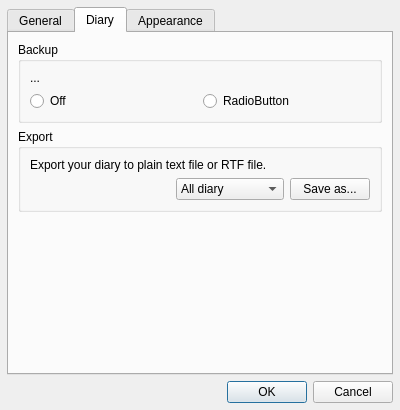
<?xml version="1.0" encoding="UTF-8"?>
<ui version="4.0">
 <class>Settings</class>
 <widget class="QDialog" name="Settings">
  <property name="windowModality">
   <enum>Qt::NonModal</enum>
  </property>
  <property name="geometry">
   <rect>
    <x>0</x>
    <y>0</y>
    <width>400</width>
    <height>410</height>
   </rect>
  </property>
  <property name="windowTitle">
   <string>Settings</string>
  </property>
  <property name="sizeGripEnabled">
   <bool>false</bool>
  </property>
  <property name="modal">
   <bool>false</bool>
  </property>
  <layout class="QVBoxLayout" name="verticalLayout">
   <property name="margin">
    <number>7</number>
   </property>
   <item>
    <widget class="QTabWidget" name="tabWidget">
     <property name="tabShape">
      <enum>QTabWidget::Rounded</enum>
     </property>
     <property name="currentIndex">
      <number>1</number>
     </property>
     <property name="documentMode">
      <bool>false</bool>
     </property>
     <property name="tabsClosable">
      <bool>false</bool>
     </property>
     <property name="movable">
      <bool>false</bool>
     </property>
     <widget class="QWidget" name="general">
      <attribute name="title">
       <string>General</string>
      </attribute>
      <layout class="QVBoxLayout" name="verticalLayout_6">
       <item>
        <layout class="QHBoxLayout" name="horizontalLayout_4">
         <item>
          <widget class="QLabel" name="label_2">
           <property name="sizePolicy">
            <sizepolicy hsizetype="Maximum" vsizetype="Preferred">
             <horstretch>0</horstretch>
             <verstretch>0</verstretch>
            </sizepolicy>
           </property>
           <property name="text">
            <string>Language:</string>
           </property>
          </widget>
         </item>
         <item>
          <widget class="QComboBox" name="langCombo">
           <property name="sizePolicy">
            <sizepolicy hsizetype="Maximum" vsizetype="Preferred">
             <horstretch>0</horstretch>
             <verstretch>0</verstretch>
            </sizepolicy>
           </property>
           <item>
            <property name="text">
             <string>English</string>
            </property>
           </item>
           <item>
            <property name="text">
             <string>简体中文</string>
            </property>
           </item>
           <item>
            <property name="text">
             <string>日本語</string>
            </property>
           </item>
          </widget>
         </item>
         <item>
          <spacer name="horizontalSpacer_2">
           <property name="orientation">
            <enum>Qt::Horizontal</enum>
           </property>
           <property name="sizeHint" stdset="0">
            <size>
             <width>40</width>
             <height>20</height>
            </size>
           </property>
          </spacer>
         </item>
        </layout>
       </item>
       <item>
        <widget class="QGroupBox" name="editorBox">
         <property name="title">
          <string>Editor</string>
         </property>
         <layout class="QVBoxLayout" name="verticalLayout_7">
          <item>
           <widget class="QCheckBox" name="aindCheck">
            <property name="text">
             <string>Auto indent</string>
            </property>
           </widget>
          </item>
          <item>
           <widget class="QCheckBox" name="copenCheck">
            <property name="text">
             <string>Open in the center of main window</string>
            </property>
           </widget>
          </item>
         </layout>
        </widget>
       </item>
       <item>
        <spacer name="verticalSpacer">
         <property name="orientation">
          <enum>Qt::Vertical</enum>
         </property>
         <property name="sizeHint" stdset="0">
          <size>
           <width>20</width>
           <height>40</height>
          </size>
         </property>
        </spacer>
       </item>
      </layout>
     </widget>
     <widget class="QWidget" name="nikkichou">
      <attribute name="title">
       <string>Diary</string>
      </attribute>
      <layout class="QVBoxLayout" name="verticalLayout_3">
       <item>
        <widget class="QGroupBox" name="backupBox">
         <property name="sizePolicy">
          <sizepolicy hsizetype="Expanding" vsizetype="Preferred">
           <horstretch>0</horstretch>
           <verstretch>0</verstretch>
          </sizepolicy>
         </property>
         <property name="title">
          <string>Backup</string>
         </property>
         <layout class="QVBoxLayout" name="verticalLayout_4">
          <item>
           <widget class="QLabel" name="backupLabel">
            <property name="text">
             <string>...</string>
            </property>
           </widget>
          </item>
          <item>
           <layout class="QHBoxLayout" name="horizontalLayout_2">
            <item>
             <widget class="QRadioButton" name="radioButton_2">
              <property name="text">
               <string>Off</string>
              </property>
             </widget>
            </item>
            <item>
             <widget class="QRadioButton" name="radioButton">
              <property name="text">
               <string>RadioButton</string>
              </property>
             </widget>
            </item>
           </layout>
          </item>
         </layout>
        </widget>
       </item>
       <item>
        <widget class="QGroupBox" name="groupBox_2">
         <property name="title">
          <string>Export</string>
         </property>
         <property name="flat">
          <bool>false</bool>
         </property>
         <layout class="QVBoxLayout" name="verticalLayout_5">
          <item>
           <widget class="QLabel" name="exportLabel">
            <property name="text">
             <string>Export your diary to plain text file or RTF file.</string>
            </property>
            <property name="alignment">
             <set>Qt::AlignLeading|Qt::AlignLeft|Qt::AlignTop</set>
            </property>
           </widget>
          </item>
          <item>
           <layout class="QHBoxLayout" name="horizontalLayout_3">
            <item>
             <spacer name="horizontalSpacer">
              <property name="orientation">
               <enum>Qt::Horizontal</enum>
              </property>
              <property name="sizeHint" stdset="0">
               <size>
                <width>40</width>
                <height>20</height>
               </size>
              </property>
             </spacer>
            </item>
            <item>
             <widget class="QComboBox" name="exportOption">
              <property name="sizePolicy">
               <sizepolicy hsizetype="Maximum" vsizetype="Fixed">
                <horstretch>0</horstretch>
                <verstretch>0</verstretch>
               </sizepolicy>
              </property>
              <property name="frame">
               <bool>true</bool>
              </property>
              <item>
               <property name="text">
                <string>All diary</string>
               </property>
              </item>
              <item>
               <property name="text">
                <string>Selected diary</string>
               </property>
              </item>
             </widget>
            </item>
            <item>
             <widget class="QPushButton" name="exportBtn">
              <property name="sizePolicy">
               <sizepolicy hsizetype="Maximum" vsizetype="Fixed">
                <horstretch>0</horstretch>
                <verstretch>0</verstretch>
               </sizepolicy>
              </property>
              <property name="text">
               <string>Save as...</string>
              </property>
              <property name="autoDefault">
               <bool>false</bool>
              </property>
             </widget>
            </item>
           </layout>
          </item>
         </layout>
        </widget>
       </item>
       <item>
        <spacer name="verticalSpacer_2">
         <property name="orientation">
          <enum>Qt::Vertical</enum>
         </property>
         <property name="sizeHint" stdset="0">
          <size>
           <width>20</width>
           <height>40</height>
          </size>
         </property>
        </spacer>
       </item>
      </layout>
     </widget>
     <widget class="QWidget" name="appearance">
      <attribute name="title">
       <string>Appearance</string>
      </attribute>
     </widget>
    </widget>
   </item>
   <item>
    <widget class="QDialogButtonBox" name="buttonBox">
     <property name="orientation">
      <enum>Qt::Horizontal</enum>
     </property>
     <property name="standardButtons">
      <set>QDialogButtonBox::Cancel|QDialogButtonBox::Ok</set>
     </property>
    </widget>
   </item>
  </layout>
 </widget>
 <resources/>
 <connections>
  <connection>
   <sender>buttonBox</sender>
   <signal>accepted()</signal>
   <receiver>Settings</receiver>
   <slot>accept()</slot>
   <hints>
    <hint type="sourcelabel">
     <x>255</x>
     <y>402</y>
    </hint>
    <hint type="destinationlabel">
     <x>157</x>
     <y>274</y>
    </hint>
   </hints>
  </connection>
  <connection>
   <sender>buttonBox</sender>
   <signal>rejected()</signal>
   <receiver>Settings</receiver>
   <slot>reject()</slot>
   <hints>
    <hint type="sourcelabel">
     <x>323</x>
     <y>402</y>
    </hint>
    <hint type="destinationlabel">
     <x>286</x>
     <y>274</y>
    </hint>
   </hints>
  </connection>
 </connections>
 <slots>
  <slot>on_importBtn_clicked()</slot>
 </slots>
</ui>
